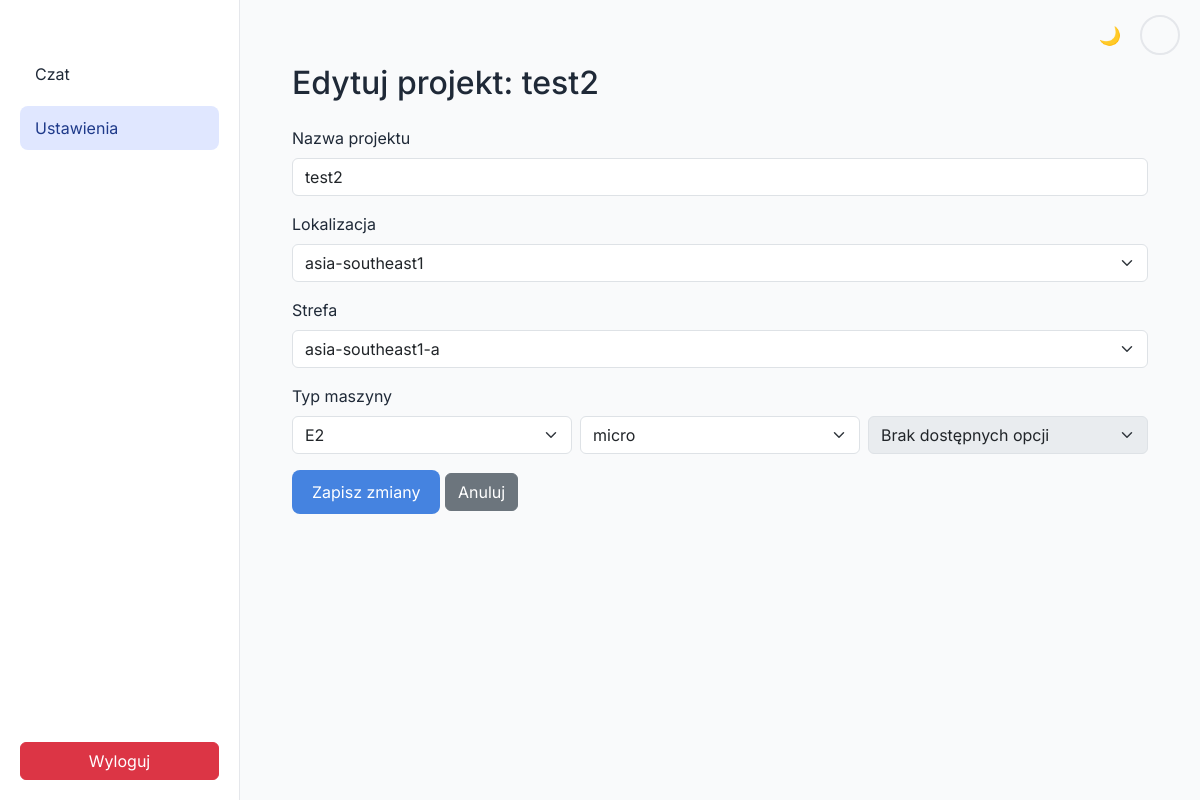
Page /edit_project/6 (signed in) on the committed database.
### app.py (models this page shows)
class Project(db.Model):
    id = db.Column(db.Integer, primary_key=True)
    name = db.Column(db.String(120), nullable=False)
    location = db.Column(db.String(250), default="")
    zone = db.Column(db.String(250), default="")
    active = db.Column(db.Boolean, default=False)
    user_id = db.Column(db.Integer, db.ForeignKey('user.id'), nullable=False)
    machine_type = db.Column(db.String(250), default="")
    user = db.relationship('User', backref=db.backref('projects', lazy=True))

### app.py (the view, shortened to what this page needs)
@app.route('/edit_project/<int:project_id>', methods=['GET', 'POST'])
@login_required
def edit_project(project_id):
    user = User.query.get(session['user_id'])
    project = Project.query.filter_by(id=project_id, user_id=user.id).first_or_404()
    return render_template('edit_project.html', project=project)

### app.py (called while the page is built)
def login_required(f):
    @wraps(f)
    def decorated_function(*args, **kwargs):
        if 'user_id' not in session:
            return redirect(url_for('login'))
        return f(*args, **kwargs)
    return decorated_function

### templates/edit_project.html (shortened to what this page needs)
<!DOCTYPE html>
<html lang="pl">
<head>
    <link href="https://cdn.jsdelivr.net/npm/bootstrap@5.3.0-alpha3/dist/css/bootstrap.min.css" rel="stylesheet">
    <link rel="stylesheet" href="{{ url_for('static', filename='css/styles.css') }}">
</head>
<body>
  <div class="theme-toggle">
    <button id="theme-button" class="theme-btn">🌙</button>
    <a href="{{ url_for('profile') }}" class="profile-icon" title="Profil"></a>
  </div>
  <div class="app-wrapper">
    <aside class="sidebar">
      <nav class="sidebar-nav">
        <a href="{{ url_for('index') }}" class="nav-link">Czat</a>
        <a href="{{ url_for('edit_project', project_id=project.id) }}" class="nav-link active">Ustawienia</a>
      </nav>
      <div class="sidebar-footer">
        <a href="{{ url_for('logout') }}" class="btn btn-danger w-100">Wyloguj</a>
      </div>
    </aside>
    <main class="main-content">
      <div class="container mt-4">
        <h2 class="mb-4">Edytuj projekt: {{ project.name }}</h2>
        <form action="{{ url_for('edit_project', project_id=project.id) }}" method="POST" class="needs-validation" novalidate>
          <div class="mb-3">
            <label for="project_name" class="form-label">Nazwa projektu</label>
            <input type="text" class="form-control" id="project_name" name="project_name"
                   value="{{ project.name }}" required>
          </div>
          <div class="mb-3">
            <label for="location" class="form-label">Lokalizacja</label>
            <select class="form-select" id="location" name="location" required>
              <option value="asia-southeast1" {% if project.location == "asia-southeast1" %}selected{% endif %}>asia-southeast1</option>
            </select>
          </div>
          <div class="mb-3">
            <label for="zone" class="form-label">Strefa</label>
            <select class="form-select" id="zone" name="zone" required {% if not project.location %}disabled{% endif %}>
              {% if project.zone %}
                <option value="{{ project.zone }}" selected>{{ project.zone }}</option>
              {% else %}
                <option value="" disabled selected>Wybierz najpierw lokalizację</option>
              {% endif %}
            </select>
          </div>
          <div class="mb-3">
            <label class="form-label">Typ maszyny</label>
            <div class="d-flex gap-2">
              {% set family = (project.machine_type or '').split('-')[0] %}
              <select class="form-select" id="machine_family" name="machine_family" required {% if not project.location %}disabled{% endif %}>
                {% if project.machine_type %}
                  <option value="{{ family }}" selected>{{ family }}</option>
                {% else %}
                  <option value="" disabled selected>Wybierz najpierw lokalizację</option>
                {% endif %}
              </select>
              {% set subtype = (project.machine_type or '').split('-')[1] %}
              <select class="form-select" id="machine_family_type" name="machine_family_type" required {% if not family %}disabled{% endif %}>
                {% if project.machine_type %}
                  <option value="{{ subtype }}" selected>{{ subtype }}</option>
                {% else %}
                  <option value="" disabled selected>Wybierz najpierw rodzinę</option>
                {% endif %}
              </select>
              {% set vcpu = (project.machine_type or '').split('-')[2] %}
              <select class="form-select" id="machine_vcpu" name="machine_vcpu" required {% if not subtype %}disabled{% endif %}>
                {% if project.machine_type %}
                  <option value="{{ vcpu }}" selected>{{ vcpu }}</option>
                {% else %}
                  <option value="" disabled selected>Wybierz najpierw typ</option>
                {% endif %}
              </select>
            </div>
          </div>
          <button type="submit" class="btn btn-primary">Zapisz zmiany</button>
          <a href="{{ url_for('index') }}" class="btn btn-secondary">Anuluj</a>
        </form>
      </div>
    </main>
  </div>
</body>
</html>

### static/css/styles.css (style rules this page uses)
body, html { margin: 0; padding: 0; height: 100%; font-family: 'Inter', sans-serif; background: #f9fafb; color: #1f2937; }
div, .form-control, body { transition-property: color, background-color, border-color, box-shadow; transition-duration: 0.17s; transition-timing-function: ease-in-out; }
a { text-decoration: none; color: #3b82f6; }
.app-wrapper { display: flex; height: 100vh; }
.sidebar { width: 240px; background: #ffffff; border-right: 1px solid #e5e7eb; padding: 20px; }
.sidebar-nav { display: flex; flex-direction: column; gap: 10px; }
.nav-link { padding: 10px 15px; border-radius: 8px; color: #1f2937; }
.nav-link:hover, .nav-link.active { background-color: #e0e7ff; color: #1e3a8a; text-decoration: none; }
.theme-toggle { position: absolute; top: 15px; right: 20px; display: flex; gap: 10px; }
.theme-btn { border: none; background: #fef3c7; font-size: 18px; border-radius: 50%; width: 36px; height: 36px; cursor: pointer; }
.main-content { flex: 1; padding: 40px; display: flex; flex-direction: column; }
.profile-icon { width: 40px; height: 40px; border-radius: 50%; background-image: url('https://cdn-icons-png.flaticon.com/512/847/847969.png'); background-size: cover; background-position: center; border: 2px solid #e5e7eb; }
.theme-btn { border: none;; background-size: cover; background-position: center; border-radius: 50%; width: 40px; height: 40px; cursor: pointer; display: inline-block; background-color: transparent; }
.sidebar { display: flex; flex-direction: column; justify-content: space-between; }
.sidebar-footer { margin-top: auto; padding-top: 20px; }
.btn-primary { background-color: #4583e0; color: white; padding: 10px 20px; border-radius: 8px; border: none; cursor: pointer; transition: background-color 0.2s; }

### rows in the picture
Project: name "test2", project_name "test2", location "asia-southeast1", zone "asia-southeast1-a", machine_family "E2", machine_family_type "micro", machine_vcpu "Brak dostępnych opcji"
